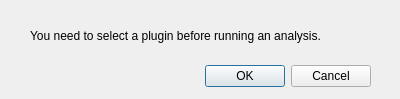
<?xml version="1.0" encoding="UTF-8"?>
<ui version="4.0">
 <class>pluginSelected</class>
 <widget class="QDialog" name="pluginSelected">
  <property name="geometry">
   <rect>
    <x>0</x>
    <y>0</y>
    <width>400</width>
    <height>99</height>
   </rect>
  </property>
  <property name="windowTitle">
   <string>Error Message: Plugin Selected</string>
  </property>
  <widget class="QDialogButtonBox" name="buttonBox">
   <property name="geometry">
    <rect>
     <x>30</x>
     <y>60</y>
     <width>341</width>
     <height>32</height>
    </rect>
   </property>
   <property name="orientation">
    <enum>Qt::Horizontal</enum>
   </property>
   <property name="standardButtons">
    <set>QDialogButtonBox::Cancel|QDialogButtonBox::Ok</set>
   </property>
  </widget>
  <widget class="QLabel" name="messageLabel">
   <property name="geometry">
    <rect>
     <x>30</x>
     <y>20</y>
     <width>371</width>
     <height>31</height>
    </rect>
   </property>
   <property name="text">
    <string>You need to select a plugin before running an analysis.</string>
   </property>
  </widget>
 </widget>
 <resources/>
 <connections>
  <connection>
   <sender>buttonBox</sender>
   <signal>accepted()</signal>
   <receiver>pluginSelected</receiver>
   <slot>accept()</slot>
   <hints>
    <hint type="sourcelabel">
     <x>248</x>
     <y>254</y>
    </hint>
    <hint type="destinationlabel">
     <x>157</x>
     <y>274</y>
    </hint>
   </hints>
  </connection>
  <connection>
   <sender>buttonBox</sender>
   <signal>rejected()</signal>
   <receiver>pluginSelected</receiver>
   <slot>reject()</slot>
   <hints>
    <hint type="sourcelabel">
     <x>316</x>
     <y>260</y>
    </hint>
    <hint type="destinationlabel">
     <x>286</x>
     <y>274</y>
    </hint>
   </hints>
  </connection>
 </connections>
</ui>
